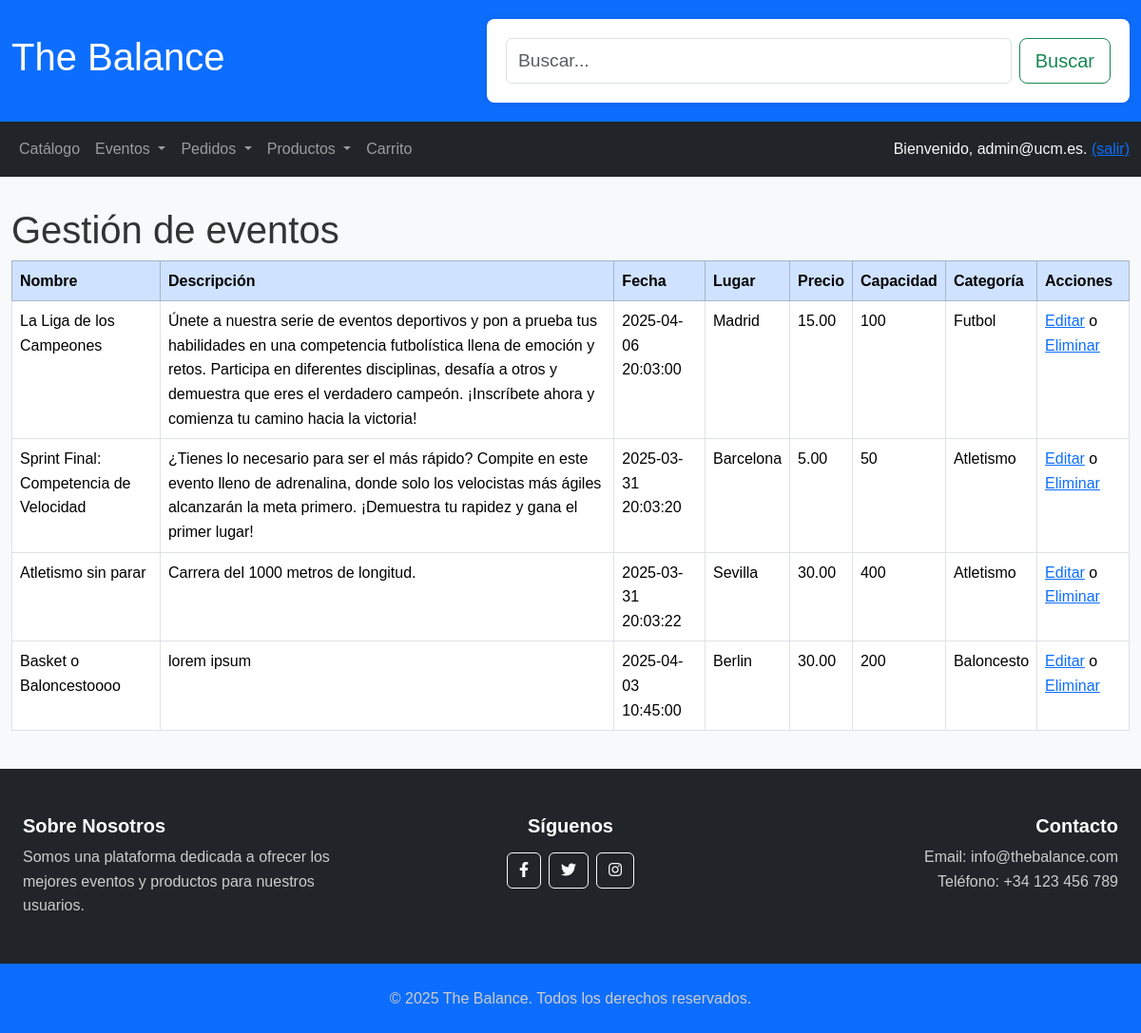
The app's page /manageEvents.php (signed in) with its own data.
### tables this page shows
CREATE TABLE `events` (
  `id` bigint(20) NOT NULL,
  `name` varchar(50) NOT NULL,
  `description` text DEFAULT NULL,
  `price` decimal(11,2) NOT NULL,
  `location` varchar(100) NOT NULL,
  `date` timestamp NOT NULL DEFAULT current_timestamp() ON UPDATE current_timestamp(),
  `capacity` int(11) NOT NULL,
  `category_id` bigint(20) NOT NULL,
  `email_provider` varchar(50) NOT NULL
);

CREATE TABLE `event_categories` (
  `id` bigint(20) NOT NULL,
  `name` varchar(50) NOT NULL
);

### includes/application.php (called while the page is built, shortened)
<?php
class application
{
    private static $instance;
    public static function getInstance()
    {
        if ( !self::$instance instanceof self )
        {
            self::$instance = new static();
        }
        return self::$instance;
    }
    public function isCurrentUserLogged()
    {
        return isset($_SESSION['user']);
    }
    public function isCurrentUserAdmin()
    {
        return $this->isCurrentUserLogged() && json_decode($_SESSION['user'], true)['usertype'] == 0;
    }
    public function isCurrentUserProvider()
    {
        return $this->isCurrentUserLogged() && json_decode($_SESSION['user'], true)['usertype'] == 2;
    }
    public function getCurrentUserEmail()
    {
        return json_decode($_SESSION['user'], true)['email'] ?? null;
    }
}

### includes/event/eventDTO.php (called while the page is built, shortened)
<?php
class eventDTO implements \JsonSerializable
{
    private $id;
    private $name;
    private $desc;
    private $date;
    private $price;
    private $location;
    private $categoryDTO;
    private $capacity;
    public function __construct($id, $name, $desc, $date, $price, $location, $capacity, $categoryDTO, $email_provider)
    {
        $this->id = $id;
        $this->name = $name;
        $this->desc = $desc;
        $this->date = $date;
        $this->price = $price;
        $this->location = $location;
        $this->capacity = $capacity;
        $this->categoryDTO = $categoryDTO;
    }
    public function getId()
    {
        return $this->id;
    }
    public function getName()
    {
        return $this->name;
    }
    public function getDesc()
    {
        return $this->desc;
    }
    public function getDate()
    {
        return $this->date;
    }
    public function getPrice()
    {
        return $this->price;
    }
    public function getLocation()
    {
        return $this->location;
    }
    public function getCategoryName()
    {
        return $this->categoryDTO->getName();
    }
    public function getCapacity()
    {
        return $this->capacity;
    }
}

### includes/event/eventDAO.php (called while the page is built, shortened)
<?php
class eventDAO extends baseDAO implements IEvent
{
    public function getEvents($filters = array() )
    {
        $events = array();
        try {
            $conn = application::getInstance()->getConnectionDb();
            $queryData = $this->constructSearchQuery($filters);
            $stmt = $conn->prepare($queryData['query']);
            if(!$stmt->execute())
            {
                throw new \Exception("Error al ejecutar la consulta: " . $stmt->error);
            }
            $stmt->bind_result($Id, $Name, $Description, $Price, $Location, $Date, $Capacity, $CategoryId, $EmailProvider, $CategoryName);
            while ($stmt->fetch())
            {
                $event = new eventDTO($Id, $Name, $Description, $Date, $Price, $Location, $Capacity, new eventCategoryDTO($CategoryId, $CategoryName), $EmailProvider);
                $events[] = $event;
            }
        } catch (\Exception $e) {
            error_log($e->getMessage());
            throw $e;
        }
        return $events;
    }
    private function constructSearchQuery($filters)
    {
        $query = "SELECT e.*, c.name AS category_name
                  FROM events e
                  INNER JOIN event_categories c ON e.category_id = c.id
                  WHERE ";
        $args = array();
        $types = '';
        if (!empty($args))
        {
            $query = substr($query, 0, -4);
        }
        else
        {
            $query = "SELECT e.*, c.name AS category_name
                      FROM events e
                      INNER JOIN event_categories c ON e.category_id = c.id";
        }
        return array('query' => $query, 'params' => $args, 'types' => $types);
    }
}

### includes/event/eventAppService.php (called while the page is built, shortened)
<?php
class eventAppService
{
    private static $instance;
    public static function GetSingleton()
    {
        if (!self::$instance instanceof self)
        {
            self::$instance = new self;
        }
        return self::$instance;
    }
    public function getEventsByUserType()
    {
        $IEventDAO = eventFactory::CreateEvent();
        $eventsDTO = null;
        $app = application::getInstance();
        if ($app->isCurrentUserAdmin())
        {
            $eventsDTO = $IEventDAO->getEvents();
        }
        else
        {
            $userEmail = htmlspecialchars($app->getCurrentUserEmail());
            $eventsDTO = $IEventDAO->getEvents(array("email_provider" => $userEmail));
        }
        return $eventsDTO;
    }
}

### includes/event/eventCategoryDTO.php (called while the page is built, shortened)
<?php
class eventCategoryDTO implements \JsonSerializable
{
    private $name;
    public function __construct($id, $name)
    {
        $this->name = $name;
    }
    public function getName()
    {
        return $this->name;
    }
}

### includes/config.php (called while the page is built, shortened)
<?php
spl_autoload_register(function ($class) {
    $prefix = 'TheBalance\\';
    $base_dir = __DIR__ . DIRECTORY_SEPARATOR;
    $len = strlen($prefix);
    $relative_class = substr($class, $len);
    $file = str_replace(DIRECTORY_SEPARATOR, '/', $base_dir) . str_replace(DIRECTORY_SEPARATOR, '/', $relative_class) . '.php';
});

### includes/event/eventFactory.php (called while the page is built, shortened)
<?php
class eventFactory
{
    public static function CreateEvent() : IEvent
    {
        $eventDAO = false;
        $config = "DAO";
        if ($config === "DAO")
        {
            $eventDAO = new eventDAO();
        }
        else
        {
            $eventDAO = new eventMock();
        }
        return $eventDAO;
    }
}

### includes/event/manageEventTable.php (the view, shortened to what this page needs)
<?php
class manageEventTable extends baseTable
{
    protected function generateTableContent()
    {
        $html = '';
        foreach ($this->data as $event) {
            $html .= '<tr>';
            $html .= '<td>' . htmlspecialchars($event->getName()) . '</td>';
            $html .= '<td>' . htmlspecialchars($event->getDesc()) . '</td>';
            $html .= '<td>' . htmlspecialchars($event->getDate()) . '</td>';
            $html .= '<td>' . htmlspecialchars($event->getLocation()) . '</td>';
            $html .= '<td>' . htmlspecialchars($event->getPrice()) . '</td>';
            $html .= '<td>' . htmlspecialchars($event->getCapacity()) . '</td>';
            $html .= '<td>' . htmlspecialchars($event->getCategoryName()) . '</td>';
            $html .= '<td>';
            $html .= '<a href="updateEvents.php?eventId=' . htmlspecialchars($event->getId()) . '">Editar</a>';
            $html .= ' o ';
            $html .= '<a href="manageEvents.php?eventId=' . htmlspecialchars($event->getId()) . '" onclick="return confirm(\'¿Estás seguro de que deseas eliminar este evento?\');">Eliminar</a>';
            $html .= '</td>';
            $html .= '</tr>';
        }
        return $html;
    }
}

### manageEvents.php (shortened to what this page needs)
<?php
require_once __DIR__.'/includes/config.php';
$mainContent = "";
$app = application::getInstance();
if(!$app->isCurrentUserLogged())
{
    $mainContent .= utilsFactory::createAlert("No tienes permisos para gestionar eventos. Por favor, inicia sesión.", "danger");
}
else
{
    if ( ! $app->isCurrentUserProvider() && ! $app->isCurrentUserAdmin() )
    {
        $mainContent .= utilsFactory::createAlert("No tienes permisos para gestionar eventos. Por favor, inicia sesión como proveedor o administrador.", "danger");
    }
    else
    {
        $eventAppService = eventAppService::GetSingleton();
        $eventsDTO = $eventAppService->getEventsByUserType();
        $columns = ['Nombre', 'Descripción', 'Fecha', 'Lugar', 'Precio', 'Capacidad', 'Categoría', 'Acciones'];
        $eventTable = new manageEventTable($eventsDTO, $columns);
        $html = $eventTable->generateTable();
        $mainContent .= <<<EOS
            <h1>Gestión de eventos</h1>
            $html
        EOS;
    }
}
require_once BASE_PATH.'/includes/views/template/template.php';

### includes/views/common/baseTable.php (shortened to what this page needs)
<?php
abstract class baseTable
{
    protected $columns;
    public function __construct(array $data, array $columns)
    {
        $this->data = $data;
        $this->columns = $columns;
    }
    public function generateTable()
    {
        $html = '<div class="table-responsive">';
        $html .= '<table class="table table-bordered">';
        $html .= '<thead class="table-primary">';
        $html .= '<tr>';
        foreach ($this->columns as $column) {
            $html .= '<th>' . htmlspecialchars($column) . '</th>';
        }
        $html .= '</tr>';
        $html .= '</thead>';
        $html .= '<tbody>';
        $html .= $this->generateTableContent();
        $html .= '</tbody>';
        $html .= '</table>';
        $html .= '</div>';
        return $html;
    }
}

### includes/views/template/template.php (shortened to what this page needs)
<!DOCTYPE html>
<html lang="es">
    <head>
        <link href="https://cdn.jsdelivr.net/npm/bootstrap@5.3.3/dist/css/bootstrap.min.css" rel="stylesheet">
        <link href="https://cdnjs.cloudflare.com/ajax/libs/font-awesome/5.15.4/css/all.min.css" rel="stylesheet">
        <link rel="stylesheet" type="text/css" href="<?php echo CSS_PATH ?>/styles.css">
    </head>
    <body>
        <div class="container-fluid">
            <header class="row align-items-center bg-primary text-white mb-0">
                <?php
                    require_once BASE_PATH . "/includes/views/common/header.php";
                ?>
            </header>
            <div class="row">
                <?php
                    require_once BASE_PATH . "/includes/views/common/menu.php";
                ?>
            </div>
            <div class="row align-items-center mb-4">
                <main class="col">
                    <?= $mainContent ?>
                </main>
            </div>
            <footer class="row bg-dark text-white p-0 mb-0">
                <?php
                    require_once BASE_PATH . "/includes/views/common/footer.php";
                ?>
            </footer>
        </div>
    </body>
</html>

### includes/views/common/header.php (shortened to what this page needs)
<div class="col-12 col-md-5 text-center text-md-start mt-5 mb-3 mt-md-0 mb-md-0">
    <a href="index.php" class="text-white text-decoration-none">
        <h1 class="fs-1">The Balance</h1>
    </a>
</div>
<div class="col-12 col-md-7">
    <form class="d-flex" role="search" method="GET" action="catalog.php">
        <input class="form-control me-2" type="search" name="name" placeholder="Buscar..." aria-label="Buscar" style="font-size: 1.2rem;">
        <button class="btn btn-outline-success btn-lg" type="submit">Buscar</button>
    </form>
</div>

### includes/views/common/menu.php (shortened to what this page needs)
<?php
function mostrarLogin()
{
    $app = application::getInstance();
    if ($app->isCurrentUserLogged())
    {
        $email = $app->getCurrentUserEmail();
        echo "Bienvenido, " . $email . ". <a href='logout.php'>(salir)</a>";
    }
    else
    {
        echo "Usuario desconocido. <a href='login.php'>Login.</a> <a href='register.php'>Registro</a>";
    }
}
?>
<nav class="navbar navbar-expand-lg navbar-dark bg-dark w-100">
    <div class="container-fluid">
        <div class="collapse navbar-collapse" id="navbarNav">
            <ul class="navbar-nav me-auto">
                <li class="nav-item">
                    <a class="nav-link" href="catalog.php">Catálogo</a>
                </li>
                <li class="nav-item dropdown">
                    <a class="nav-link dropdown-toggle" href="#" id="eventosDropdown" role="button" data-bs-toggle="dropdown" aria-expanded="false">
                        Eventos
                    </a>
                </li>
                <li class="nav-item dropdown">
                    <a class="nav-link dropdown-toggle" href="#" id="pedidosDropdown" role="button" data-bs-toggle="dropdown" aria-expanded="false">
                        Pedidos
                    </a>
                </li>
                 <li class="nav-item dropdown">
                    <a class="nav-link dropdown-toggle" href="#" id="productosDropdown" role="button" data-bs-toggle="dropdown" aria-expanded="false">
                        Productos
                    </a>
                </li>
                <li class="nav-item">
                    <a class="nav-link" href="cart.php">Carrito</a>
                </li>
            </ul>
        </div>
        <div class="text-light">
            <?php mostrarLogin(); ?>
        </div>
    </div>
</nav>

### includes/views/common/footer.php
<div class="row bg-dark text-white py-5 m-0">
    <div class="col-md-4 text-center text-md-start mb-4 mb-md-0">
        <h5>Sobre Nosotros</h5>
        <p>Somos una plataforma dedicada a ofrecer los mejores eventos y productos para nuestros usuarios.</p>
    </div>
    <div class="col-md-4 text-center mb-4 mb-md-0">
        <h5 class="mb-3">Síguenos</h5>
        <div class="d-flex justify-content-center">
            <a href="https://www.facebook.com" target="_blank" class="btn btn-outline-light btn-circle me-2">
                <i class="fab fa-facebook-f"></i>
            </a>
            <a href="https://www.twitter.com" target="_blank" class="btn btn-outline-light btn-circle me-2">
                <i class="fab fa-twitter"></i>
            </a>
            <a href="https://www.instagram.com" target="_blank" class="btn btn-outline-light btn-circle">
                <i class="fab fa-instagram"></i>
            </a>
        </div>
    </div>
    <div class="col-md-4 text-center text-md-end">
        <h5>Contacto</h5>
        <p>Email: info@thebalance.com</p>
        <p>Teléfono: +34 123 456 789</p>
    </div>
</div>
<div class="row bg-primary text-white py-4 m-0">
    <div class="col-12 text-center">
        <p>&copy; 2025 The Balance. Todos los derechos reservados.</p>
    </div>
</div>

### CSS/styles.css (style rules this page uses)
* { margin: 0; padding: 0; box-sizing: border-box; }
body { font-family: 'Arial', sans-serif; line-height: 1.6; color: #333; background-color: #f8f9fa; margin: 0; padding: 0; }
.row { margin-bottom: 2rem; }
footer { background-color: #343a40; color: #fff; padding: 2rem 0; }
footer h5 { font-weight: bold; color: #fff; }
footer p { color: #ccc; }
footer a { color: #007bff; text-decoration: none; }
form { background: #fff; padding: 20px; margin: 20px 0; box-shadow: 0 0 10px rgba(0, 0, 0, 0.1); border-radius: 8px; }
footer { background: #333; color: #fff; text-align: center; padding: 20px; margin-top: 20px; }
footer p { margin: 0; }
.text-center { text-align: center; }

### records on screen
events: name "La Liga de los Campeones", description "Únete a nuestra serie de eventos deportivos y pon a prueba tus habilidades en una competencia futbolística llena de emoción y retos. Participa en diferentes disciplinas, desafía a otros y demuestra que eres el verdadero campeón. ¡Inscríbete ahora y comienza tu camino hacia la victoria!", date "2025-04-06 20:03:00", location "Madrid", price "15.00", capacity "100", category.name "Futbol", value "o"
events: name "Sprint Final: Competencia de Velocidad", description "¿Tienes lo necesario para ser el más rápido? Compite en este evento lleno de adrenalina, donde solo los velocistas más ágiles alcanzarán la meta primero. ¡Demuestra tu rapidez y gana el primer lugar!", date "2025-03-31 20:03:20", location "Barcelona", price "5.00", capacity "50", category.name "Atletismo", value "o"
events: name "Atletismo sin parar", description "Carrera del 1000 metros de longitud.", date "2025-03-31 20:03:22", location "Sevilla", price "30.00", capacity "400", category.name "Atletismo", value "o"
events: name "Basket o Baloncestoooo", description "lorem ipsum", date "2025-04-03 10:45:00", location "Berlin", price "30.00", capacity "200", category.name "Baloncesto", value "o"

### other values on screen
$email "admin@ucm.es"
$column "Nombre"
$column "Descripción"
$column "Fecha"
$column "Lugar"
$column "Precio"
$column "Capacidad"
$column "Categoría"
$column "Acciones"
